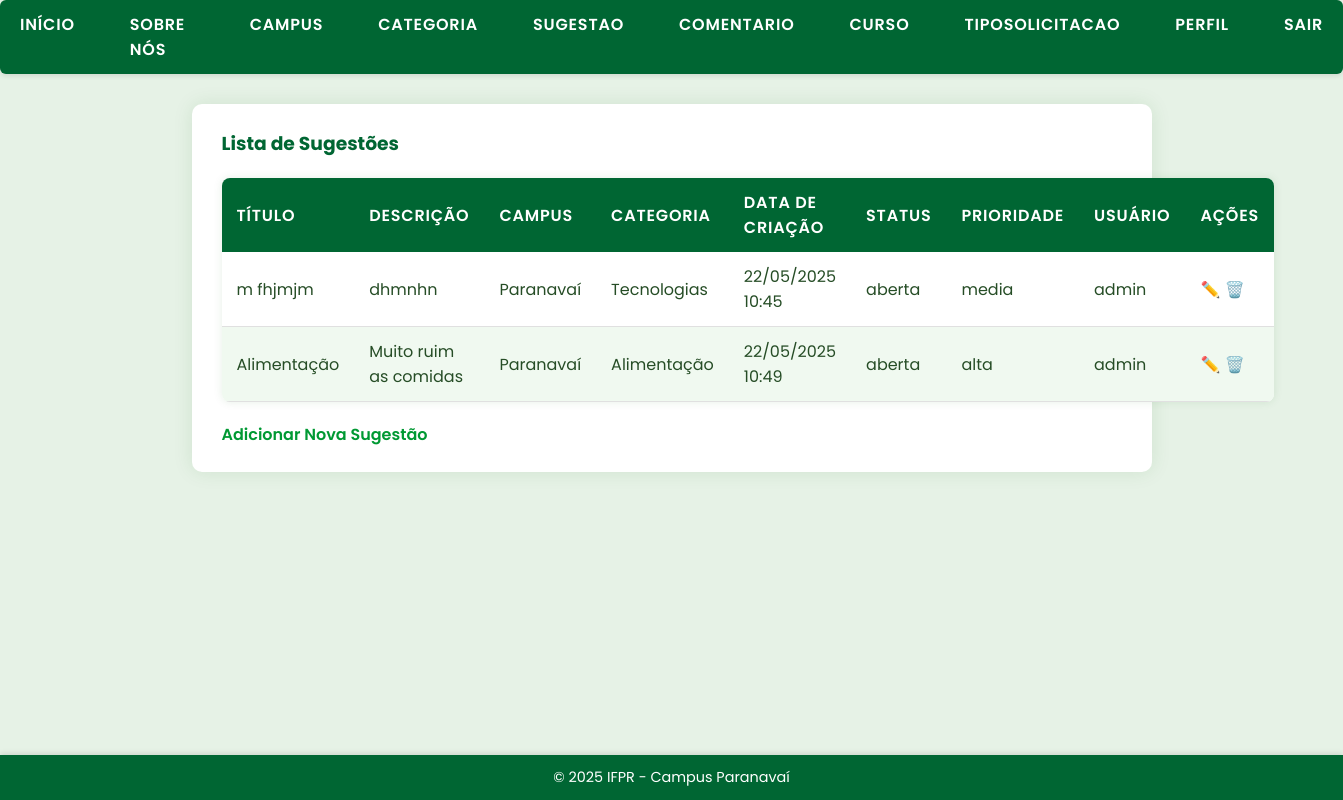
The app's page /listar/sugestao/ (signed in), older data.
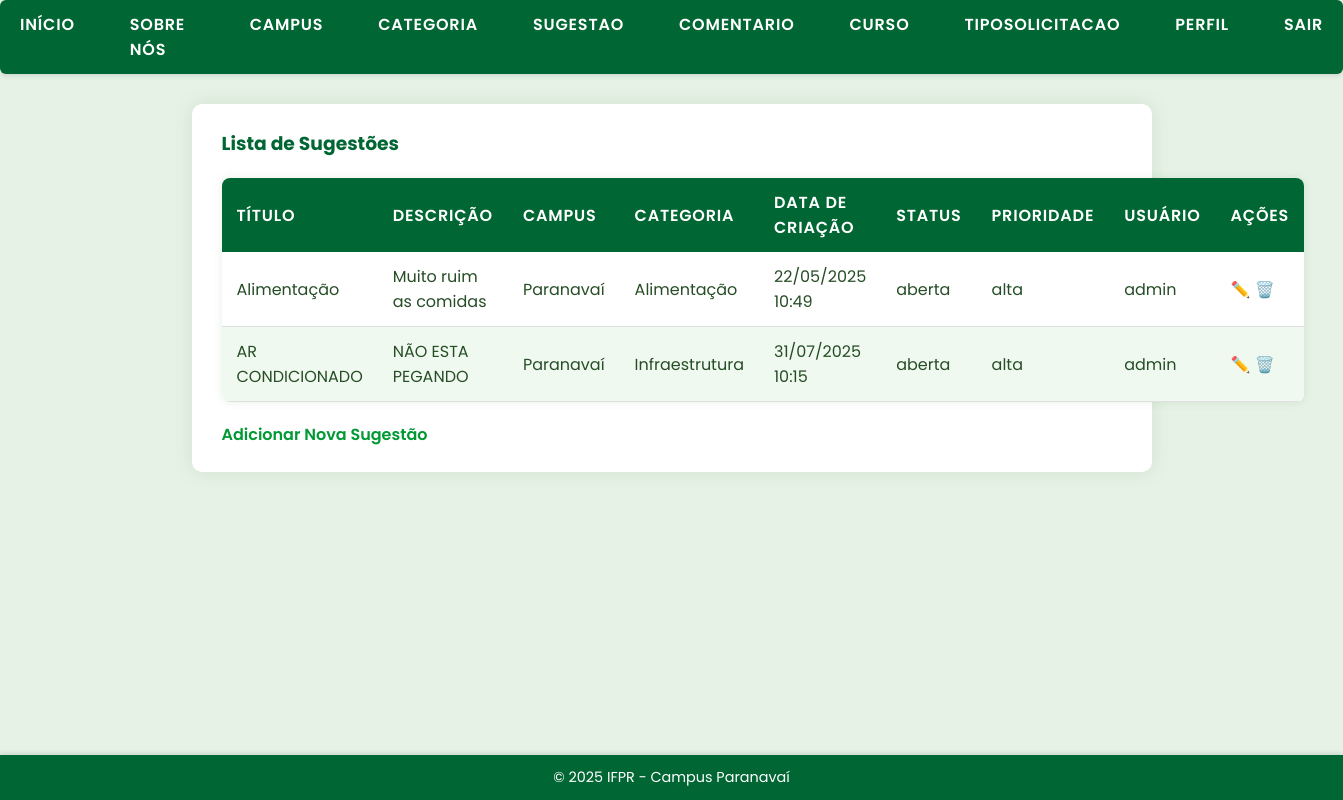
The same page, newer data.
### paginas/models.py (models this page shows, shortened)
class Sugestao(models.Model):
    titulo = models.CharField(max_length=200)
    descricao = models.TextField()
    campus = models.ForeignKey(Campus, on_delete=models.PROTECT)
    categoria = models.ForeignKey(Categoria, on_delete=models.PROTECT)
    data_criacao = models.DateTimeField(auto_now_add=True)
    status = models.CharField(max_length=20, choices=STATUS_CHOICES, default='aberta')
    prioridade = models.CharField(max_length=10, choices=PRIORIDADE_CHOICES, blank=True, null=True)
    anexos = models.FileField(upload_to='anexos/', blank=True, null=True)
    usuario = models.ForeignKey(User, on_delete=models.PROTECT)

class Campus(models.Model):
    nome = models.CharField(max_length=100)

class Categoria(models.Model):
    nome = models.CharField(max_length=100)

### paginas/views.py (the view)
# urls.py: path("listar/sugestao/", SugestaoList.as_view(), name="listar-sugestao"),
class SugestaoList(LoginRequiredMixin, ListView):
    model = Sugestao
    template_name = 'paginas/listas/sugestao.html'

### paginas/templates/paginas/listas/sugestao.html
{% extends "paginas/index.html" %}
{% load static %}
{% block conteudo %}
<h3> Lista de Sugestões </h3>
<table class="table table-striped table-bordered">
    <thead class="table-dark">
        <tr>
            <th>Título</th>
            <th>Descrição</th>
            <th>Campus</th>
            <th>Categoria</th>
            <th>Data de Criação</th>
            <th>Status</th>
            <th>Prioridade</th>
            <th>Usuário</th>
            <th>Ações</th>
        </tr>
    </thead>
    <tbody>
        {% for sugestao in object_list %}
        <tr>
            <td>{{ sugestao.titulo }}</td>
            <td>{{ sugestao.descricao|truncatechars:50 }}</td>
            <td>{{ sugestao.campus.nome }}</td>
            <td>{{ sugestao.categoria.nome }}</td>
            <td>{{ sugestao.data_criacao|date:"d/m/Y H:i" }}</td>
            <td>{{ sugestao.status }}</td>
            <td>{{ sugestao.prioridade }}</td>
            <td>{{ sugestao.usuario.username }}</td>
            <td>
                <a class="btn btn-warning btn-sm" href="{% url 'editar-sugestao' sugestao.pk %}">✏️</a>
                <a class="btn btn-danger btn-sm" href="{% url 'excluir-sugestao' sugestao.pk %}">🗑️</a>
            </td>
        </tr>
        {% empty %}
        <tr>
            <td colspan="9" class="text-center">Nenhuma sugestão cadastrada.</td>
        </tr>
        {% endfor %}
    </tbody>
</table>
<a class="btn btn-primary" href="{% url 'inserir-sugestao' %}">Adicionar Nova Sugestão</a>
{% endblock %}

### paginas/templates/paginas/index.html (shortened to what this page needs)
{% load static %}
<!DOCTYPE html>
<html lang="pt-br">
<head>
    <link rel="stylesheet" href="{% static 'css/estilo.css' %}" />
</head>
<body>
    <ul class="menu">
        <li><a href="{% url 'index' %}">Início</a></li>
        <li><a href="{% url 'sobre' %}">Sobre Nós</a></li>
        {% if  request.user.is_authenticated %}
        <li><a href="{% url 'listar-campus' %}">campus</a></li>
        <li><a href="{% url 'listar-categoria' %}">categoria</a></li>
        <li><a href="{% url 'listar-sugestao' %}">sugestao</a></li>
        <li><a href="{% url 'listar-comentario' %}">comentario</a></li>
        <li><a href="{% url 'listar-curso' %}">curso</a></li>
        <li><a href="{% url 'listar-tiposolicitacao' %}">tiposolicitacao</a></li>
        <li><a href="{% url 'listar-perfil' %}">perfil</a></li>
        <li><a href="{% url "logout"%}">Sair</a> </li>
        {% else %}
        <li><a href="{% url "login"%}">Entrar</a> </li>
        {%endif %}
    </ul>
    <div id="conteudo">
        {% block conteudo %}{% endblock %}
    </div>
    <footer id="rodape">
        &copy; 2025 IFPR - Campus Paranavaí
    </footer>
</body>
</html>

### static/css/estilo.css (style rules this page uses)
body { font-family: 'Poppins', sans-serif; background-color: #e6f2e6; color: #1a3d1a; margin: 0; padding: 0; }
.menu { list-style: none; padding: 0; margin: 0; display: flex; gap: 15px; background-color: #006633; box-shadow: 0 2px 5px rgba(0,0,0,0.1); border-radius: 6px; }
.menu li { display: inline; }
.menu li a { text-decoration: none; color: white; font-weight: 600; padding: 12px 20px; border-radius: 5px; transition: background-color 0.3s ease, color 0.3s ease; text-transform: uppercase; letter-spacing: 0.05em; display: block; }
#conteudo { max-width: 900px; background-color: white; margin: 30px auto 70px; padding: 25px 30px; border-radius: 10px; box-shadow: 0 0 20px rgba(0,100,0,0.1); }
h3 { color: #006633; margin-top: 0; font-weight: 700; }
#rodape { background-color: #006633; color: white; text-align: center; padding: 12px 0; font-size: 0.9rem; position: fixed; bottom: 0; width: 100%; box-shadow: 0 -2px 5px rgba(0,0,0,0.1); }
#conteudo a { color: #009933; text-decoration: none; font-weight: 600; }
table { width: 100%; border-collapse: collapse; margin: 20px 0; font-size: 1rem; font-family: 'Poppins', sans-serif; box-shadow: 0 0 10px rgba(0, 100, 0, 0.1); background-color: #ffffff; border-radius: 8px; overflow: hidden; }
table thead { background-color: #006633; color: white; text-transform: uppercase; letter-spacing: 0.05em; }
table thead th { padding: 12px 15px; text-align: left; font-weight: 600; }
table tbody td { padding: 12px 15px; border-bottom: 1px solid #e0e0e0; color: #264d26; }
table tbody tr:nth-child(even) { background-color: #f0f9f0; }

Row changes from the older to the newer data that the page shows:
removed Sugestao: titulo "m fhjmjm", descricao "dhmnhn", campus.nome "Paranavaí", categoria.nome "Tecnologias", data_criacao "22/05/2025 10:45", status "aberta", prioridade "media", usuario.username "admin"
added Sugestao: titulo "AR CONDICIONADO", descricao "NÃO ESTA PEGANDO", campus.nome "Paranavaí", categoria.nome "Infraestrutura", data_criacao "31/07/2025 10:15", status "aberta", prioridade "alta", usuario.username "admin"
